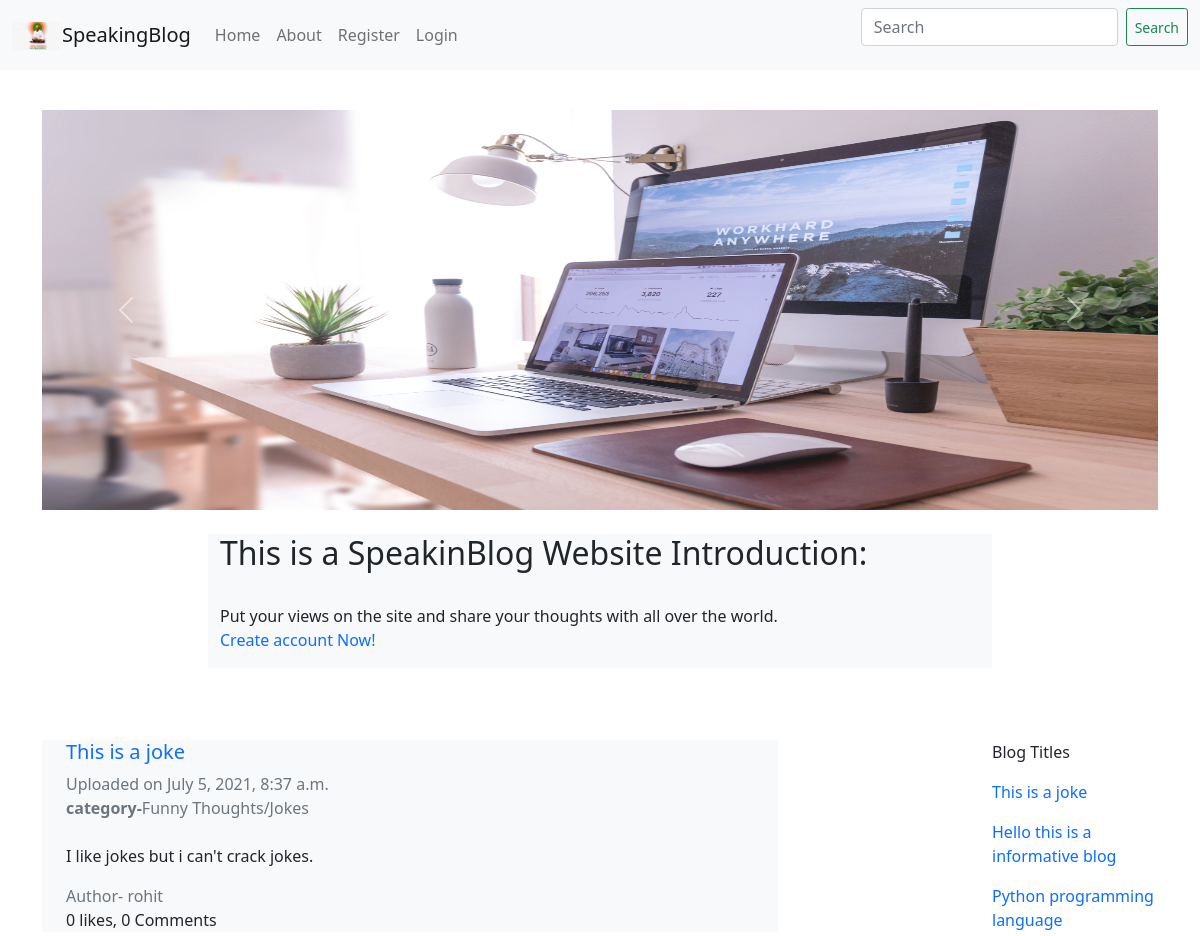
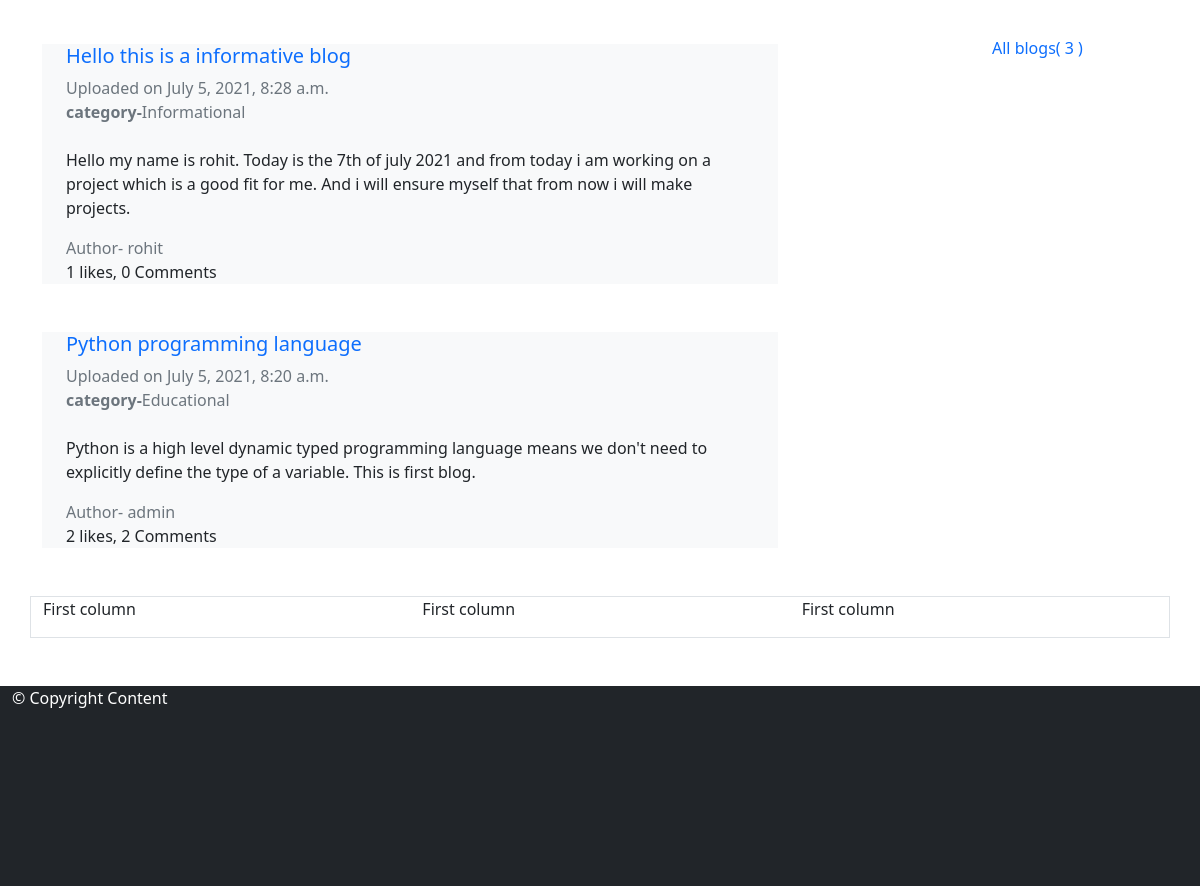
The page / on the database its author committed (2 pictures, top to bottom).
### blog/models.py (models this page shows, shortened)
class blogpost(models.Model):
    created_by=models.ForeignKey(User,on_delete=models.CASCADE)
    topic=models.CharField(max_length=122,null=True,blank=False)
    title=models.CharField(max_length=250,blank=False)
    post=models.TextField()
    likes=models.ManyToManyField(User, related_name='blog_posts')
    date=models.DateTimeField(auto_now_add=True )
    class Meta:
        ordering=['-date']

### homeapp/views.py (the view)
# urls.py: path('',views.index,name='home'),
def index(request):
    count=len(blogpost.objects.all())
    postdata=list(blogpost.objects.all()[:30])
    topic_names=blogpost.objects.values_list('topic',flat=True).distinct()
    blog_data=postdata[:3]
    return render(request,'index.html',{'data':postdata,'blog_data':blog_data,'topics':topic_names,'count':count})

### templates/index.html (shortened to what this page needs)
{%extends 'base.html'%}
{%load static%}
{%block body%}
    <div class='container pt-4'>
        <div class='carousel slide carousel-fade' data-bs-ride='carousel' id='carouselslide'>
            <div class='carousel-inner'>
                <div class='carousel-item active'>
                    <img src={%static './img/domenico-loia-hGV2TfOh0ns-unsplash.jpg' %} class='d-block w-100 h-50'>
                </div>
            </div>
            <button class='carousel-control-prev' type='button' data-bs-target='#carouselslide' data-bs-slide='prev'>
            <span class='carousel-control-prev-icon' aria-hidden='true'></span>
            </button>
            <button class='carousel-control-next' type='button' data-bs-target='#carouselslide' data-bs-slide='next'>
            <span class='carousel-control-next-icon' aria-hidden='true'></span>
            </button>
        </div>
    </div>
    <br><div class='container-fluid mt-44'>
        <div class='row'>
            <div class='col-md-2'>
            </div>
            <div class='col-md-8 bg-light '>
                    <h2>This is a SpeakinBlog Website Introduction:</h2><br>
                    <p>Put your views on the site and share your thoughts with all over the world.
                        <br><a href={%url 'register'%}>Create account Now!</a>
                    </p>
            </div>
        </div>
    </div>   <br>
            <div class='container '>
                <div class='row'>
                        {%if blog_data%}
                            <div class='col-md-8'>
                                {%for data in blog_data%}
                                    <div class='container mt-5 bg-light'>
                                        <h5><a href={%url 'detaildata' data.id%}> {{data.title}}</a></h5>
                                        <span class='text-muted'>Uploaded on {{data.date}}<br>
                                        <b>category-</b>{{data.topic}}</span><br><br>
                                        <p>{{data.post | truncatechars:250}}</p>
                                        <span class='text-muted'>Author- {{data.created_by}} </span><br>
                                                {{data.likes.count}} likes,
                                                {{data.comments.count}} Comments
                                            </div>
                                {%endfor%}
                            </div>
                        {% endif %}
                    <div class='col-md-2'>
                    </div>
                    <div class='col-md-2 mt-5'>
                        <p>Blog Titles</p>
                            {%if data%}
                                {%for data in data%}
                                         <p> <a href={%url 'detaildata' data.id%}> {{data.title}} </a></p>
                                {%endfor%}
                            {%endif%}
                            <br><a  href={%url 'listdata' %}>All blogs( {{count}} )</a>
                    </div>
                </div>
            </div>
<br><br>
    <div class='container border'>
        <div class='row'>
            <div class='col-md-4'>
                <p>First column</p>
            </div>
            <div class='col-md-4'>
            <p>First column</p>
            </div>
            <div class='col-md-4'>
            <p>First column</p>
            </div>
        </div>
    </div>
    {%endblock%}

### templates/base.html (shortened to what this page needs)
{% load static %}
<html lang="en">
<head>
    <link rel='stylesheet' href={%static 'css/bootstrap.min.css' %}>
</head>
<body>
    <nav class="navbar navbar-expand-lg navbar-light bg-light">
  <div class="container-fluid">
    <a class='navbar-brand ' href={%url 'home' %}><img src={%static 'img/wp2014678.jpg'%} class='d-inline-block ' width='50',height='50'>SpeakingBlog</a>
    <div class="collapse navbar-collapse" id="navbarNav">
      <ul class="navbar-nav me-auto mb-2 mb-lg-0">
        <li class='nav-item'><a class='nav-link' aria-current="page" href={%url 'home'%}>Home</a></li>
        <li class='nav-item'><a class='nav-link' href='#'>About</a></li>
        <li class='nav-item'><a class='nav-link' href={%url 'register' %}>Register </a></li>
        <li class='nav-item'><a class='nav-link' href={%url 'login'%}>Login </a></li>
      </ul>
      <form method='get' class='d-flex' action='/search' >
            <input type='text' class='form-control me-2' name='search_me' placeholder='Search'>
            <input type='submit' value='Search' class='btn btn-outline-success btn-sm'>
        </form>
    </div>
  </div>
</nav>
<div class='container-fluid mt-3'>
    {%block body%}
    {% endblock %}
</div>
{%block footer%}
        <div class='container-fluid h-25 bg-dark text-white mt-5'>
            &copy; Copyright Content
        </div>
{%endblock%}
</body>
</html>

### rows shown on the page
blogpost: title "This is a joke", date "July 5, 2021, 8:37 a.m.", topic "Funny Thoughts/Jokes", post "I like jokes but i can't crack jokes.", created_by "rohit", likes.count "0", comments.count "0"
blogpost: title "Hello this is a informative blog", date "July 5, 2021, 8:28 a.m.", topic "Informational", post "Hello my name is rohit. Today is the 7th of july 2021 and from today i am working on a project which is a good fit for me. And i will ensure myself that from now i will make projects.", created_by "rohit", likes.count "1", comments.count "0"
blogpost: title "Python programming language", date "July 5, 2021, 8:20 a.m.", topic "Educational", post "Python is a high level dynamic typed programming language means we don't need to explicitly define the type of a variable. This is first blog.", created_by "admin", likes.count "2", comments.count "2"

### other values the page prints
{{ count }} "3"
